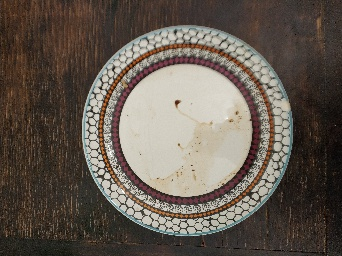
#> input picture python_lab3/task1/plates/test/0002.jpg, 342 x 256 px
$ python -i task1.py   (imports and definitions only)
#> lines starting #> are read from the running program, lines starting #| are printed output that depends on the picture
import os
from sys import argv
import skimage as ski
from skimage import io, util
import numpy as np
import random


dir_path = argv[1]
params = []
# [5 lines not run here, left out]


numbers = []
image_list = []
# [6 lines not run here, left out]
list_length = len(image_list)-1


def invert_pic(picture):
    inverted_picture = ski.util.invert(picture)
    inverted_picture = util.img_as_ubyte(inverted_picture)
    return inverted_picture


def rotate_pic(picture):
    rotated_picture = ski.transform.rotate(picture, 45)
    rotated_picture = util.img_as_ubyte(rotated_picture)
    return rotated_picture


def resize_pic(picture):
    resized_picture = ski.transform.resize(picture, ([150, 150]))
    resized_picture = util.img_as_ubyte(resized_picture)
    return resized_picture


def swirl_pic(picture):
    swirl_picture = ski.transform.swirl(picture, strength=50)
    swirl_picture = util.img_as_ubyte(swirl_picture)
    return swirl_picture


def to_gray_pic(picture):
    grey_pic = ski.color.rgb2gray(picture)
    grey_pic = util.img_as_ubyte(grey_pic)
    return grey_pic


def complex_transform_pic(picture):
    complex_pic = ski.color.rgb2gray(picture)
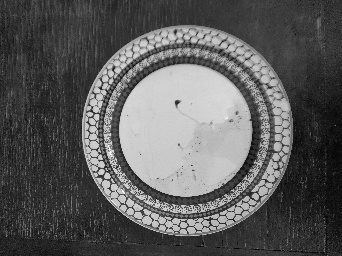
#> complex_pic: shape (256, 342) float64; min 0.0025, max 0.999, mean 0.359
    complex_pic = ski.transform.swirl(complex_pic, strength=50)
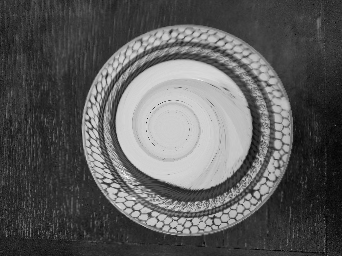
#> complex_pic: shape (256, 342) float64; min 0.00342, max 0.987, mean 0.359
    complex_pic = ski.transform.resize(complex_pic, ([150, 150]))
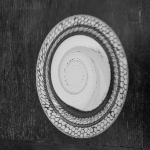
#> complex_pic: shape (150, 150) float64; min 0.0306, max 0.931, mean 0.359
    complex_pic = ski.transform.rotate(complex_pic, np.pi/4)
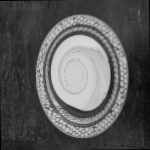
#> complex_pic: shape (150, 150) float64; min 0, max 0.848, mean 0.358
    complex_pic = util.img_as_ubyte(complex_pic)
    return complex_pic


def save_augmented_pic(picture):
    max_num = max(numbers)
    current_index = max_num + 1
    io.imsave(f"{dir_path}/{current_index:04}.jpg", picture)


# [1 line that did not run here, left out]
# [1 line that did not run here, left out]
# [1 line that did not run here, left out]

# [16 lines not run here, left out]

>>> import cv2
>>> picture = cv2.cvtColor(cv2.imread('plates/test/0002.jpg'), cv2.COLOR_BGR2RGB)
>>> result = complex_transform_pic(picture)

$ run again, on python_lab3/task1/plates/test/0011.jpg
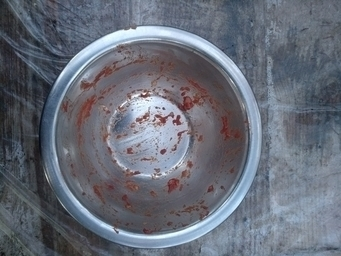
#> input picture python_lab3/task1/plates/test/0011.jpg, 341 x 256 px
#> in complex_transform_pic, `complex_pic = ski.transform.swirl(complex_pic, strength=50)`:
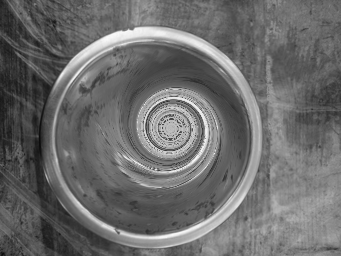
#> complex_pic: shape (256, 341) float64; min 0.0469, max 0.982, mean 0.425
#> in complex_transform_pic, `complex_pic = ski.transform.rotate(complex_pic, np.pi/4)`:
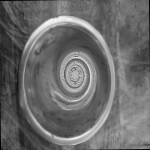
#> complex_pic: shape (150, 150) float64; min 0, max 0.965, mean 0.422

$ run again, on python_lab3/task1/plates/test/0017.jpg
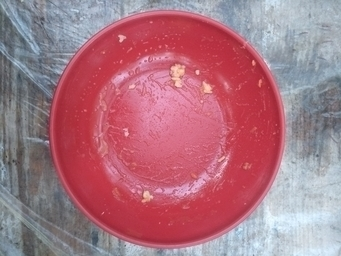
#> input picture python_lab3/task1/plates/test/0017.jpg, 341 x 256 px
#> in complex_transform_pic, `complex_pic = ski.transform.swirl(complex_pic, strength=50)`:
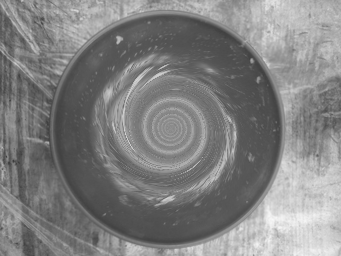
#> complex_pic: shape (256, 341) float64; min 0.235, max 0.974, mean 0.508
#> in complex_transform_pic, `complex_pic = ski.transform.rotate(complex_pic, np.pi/4)`:
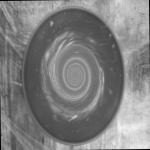
#> complex_pic: shape (150, 150) float64; min 0, max 0.952, mean 0.504

$ run again, on python_lab3/task1/plates/test/0023.jpg
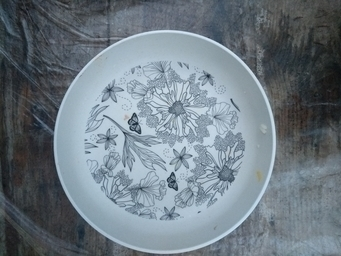
#> input picture python_lab3/task1/plates/test/0023.jpg, 341 x 256 px
#> in complex_transform_pic, `complex_pic = ski.transform.swirl(complex_pic, strength=50)`:
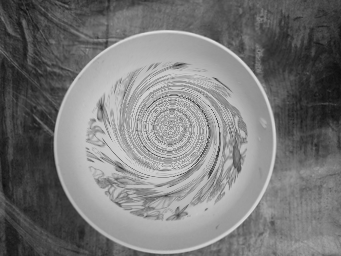
#> complex_pic: shape (256, 341) float64; min 0.0513, max 0.891, mean 0.472
#> in complex_transform_pic, `complex_pic = ski.transform.rotate(complex_pic, np.pi/4)`:
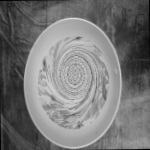
#> complex_pic: shape (150, 150) float64; min 0, max 0.873, mean 0.47
